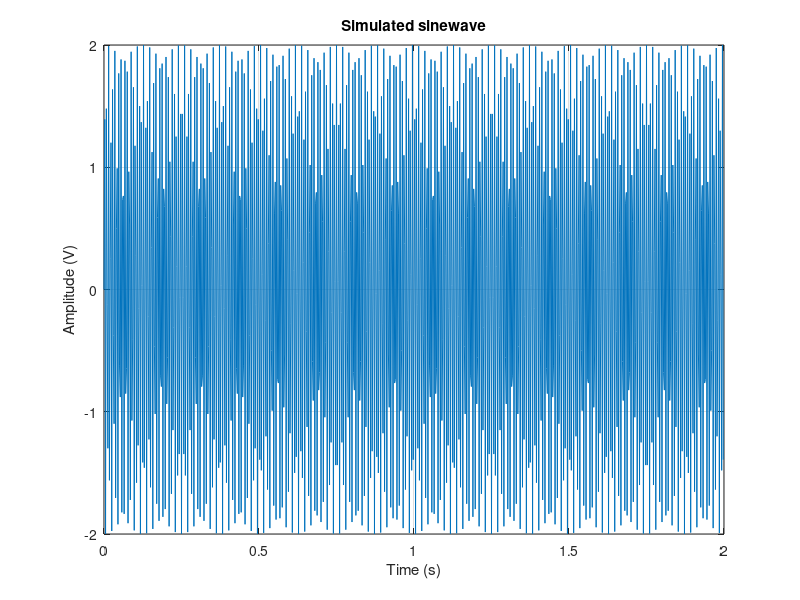
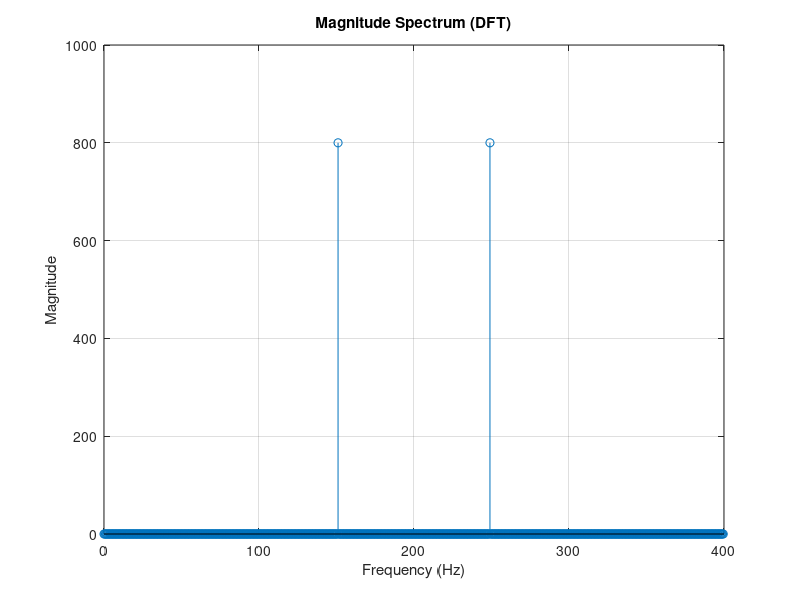

Reproduce these figures in MATLAB, in order.
clear;
clc;

freq = 151;
sampling = 400;
amp = 2;

duration = 2;
t = 0:1/sampling:duration-(1/sampling);

sinewave = amp*(sin(2*pi*freq*t));

figure
plot(t,sinewave);
grid;
title("Simulated sinewave");
ylabel("Amplitude (V)");
xlabel("Time (s)");
ylim([-2 2]);
grid on;

% Perform Discrete Fourier Transform (DFT)
dft_signal = fft(sinewave);

% Generate frequency axis
N = length(sinewave);
frequencies = (0:N-1) * (sampling / N);

% Find the peak frequency component
[~, peak_index] = max(abs(dft_signal));
peak_frequency = frequencies(peak_index);

% Plot the magnitude spectrum
figure;
stem(frequencies, abs(dft_signal));
xlabel('Frequency (Hz)');
ylabel('Magnitude');
title('Magnitude Spectrum (DFT)');
grid on;

fprintf('Original input frequency: %.2f Hz\n', peak_frequency);